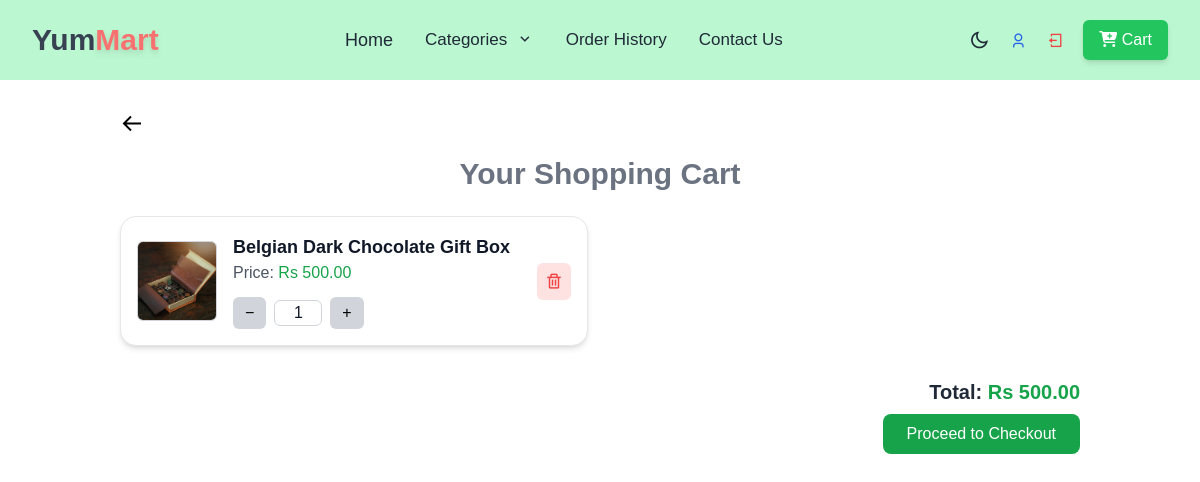
The app's page /cart/ (signed in) with its own data.
### store/models.py (models this page shows, shortened)
class CartItem(models.Model):
    user = models.ForeignKey(User, on_delete=models.CASCADE)
    product = models.ForeignKey(Product, on_delete=models.CASCADE)
    quantity = models.PositiveIntegerField(default=1)

class Product(models.Model):
    category = models.ForeignKey(Category, on_delete=models.CASCADE)
    name = models.CharField(max_length=255)
    slug = models.SlugField(max_length=255, unique=True)
    description = models.TextField(blank=True)
    price = models.DecimalField(max_digits=10, decimal_places=2)
    image = models.ImageField(upload_to='products/')
    created_at = models.DateTimeField(auto_now_add=True)

### store/views.py (the view)
# urls.py: path('cart/', cart, name='cart'),
@login_required
def cart(request):
    cart_items = CartItem.objects.filter(user=request.user)
    total_price = sum(item.product.price *
                      item.quantity for item in cart_items)
    return render(request, 'store/cart.html', {'cart_data': cart_items, 'total_price': total_price})

### store/templates/store/cart.html (shortened to what this page needs)
{% extends 'store/base.html' %}
{% block content %}
{% if cart_data %}
<div class="container mx-auto px-4 sm:px-6 lg:px-8 mt-3">
    <a href="{% url 'home' %}" class="inline-flex items-center text-blue-500 mb-4">
        <i class='bx bx-arrow-back text-2xl text-black dark:text-white '></i>
    </a>
    <h2 class="text-3xl font-bold text-gray-500 text-center dark:text-white mb-6">Your Shopping Cart</h2>
    <div class="grid grid-cols-1 md:grid-cols-2 gap-6">
        {% for item in cart_data %}
        <div
            class="bg-white dark:bg-gray-800 p-4 rounded-2xl shadow-md border border-gray-200 dark:border-gray-700 flex items-center gap-4 h-full">
            <img src="{{ item.product.image.url }}" alt="{{ item.product.name }}"
                class="w-20 h-20 rounded-md object-cover border border-gray-300 dark:border-gray-600">
            <div class="flex-1">
                <h3 class="text-lg font-semibold text-gray-900 dark:text-white">{{ item.product.name }}</h3>
                <p class="text-gray-600 dark:text-gray-300">Price: <span class="text-green-600 dark:text-green-400">Rs
                        {{ item.product.price }}</span></p>
                <form method="POST" action="{% url 'update_cart' item.product.id %}" class="flex items-center mt-3">
                    <button type="submit" name="action" value="decrease"
                        class="px-3 py-1 bg-gray-300 dark:bg-gray-700 text-black dark:text-white rounded-md hover:bg-gray-400 dark:hover:bg-gray-600 transition">
                        −
                    </button>
                    <input type="text" name="quantity" value="{{ item.quantity }}"
                        class="w-12 text-center mx-2 border rounded-md bg-white dark:bg-gray-900 text-gray-900 dark:text-white border-gray-300 dark:border-gray-600">
                    <button type="submit" name="action" value="increase"
                        class="px-3 py-1 bg-gray-300 dark:bg-gray-700 text-black dark:text-white rounded-md hover:bg-gray-400 dark:hover:bg-gray-600 transition">
                        +
                    </button>
                </form>
            </div>
            <a href="{% url 'remove_from_cart' item.product.id %}" title="Remove Item"
                class="text-red-500 bg-red-100 dark:bg-red-500/20 px-2 py-1 rounded-md hover:bg-red-200 dark:hover:bg-red-500/30 transition">
                <i class='bx bx-trash text-lg'></i>
            </a>
        </div>
        {% endfor %}
    </div>
    <div class="mt-8 flex flex-col items-start md:items-end">
        <h3 class="text-xl font-bold text-gray-800 dark:text-white mb-2">Total: <span
                class="text-green-600 dark:text-green-400">Rs {{ total_price }}</span></h3>
        <a href="{% url 'checkout' %}"
            class="inline-block bg-green-600 hover:bg-green-700 text-white dark:bg-green-500 dark:hover:bg-green-600 px-6 py-2 rounded-lg transition">
            Proceed to Checkout
        </a>
    </div>
</div>
{% else %}
<div class="text-center mt-20 text-gray-500 dark:text-gray-400">
    <p>Your cart is empty.</p>
    <a href="{% url 'home' %}" class="mt-4 inline-block text-blue-500 hover:underline">Continue Shopping</a>
</div>
{% endif %}
{% endblock %}

### records on screen
CartItem: product.image (picture), product.name "Belgian Dark Chocolate Gift Box", product.price "500.00", quantity "1"

### other values on screen
{{ total_price }} "500.00"
